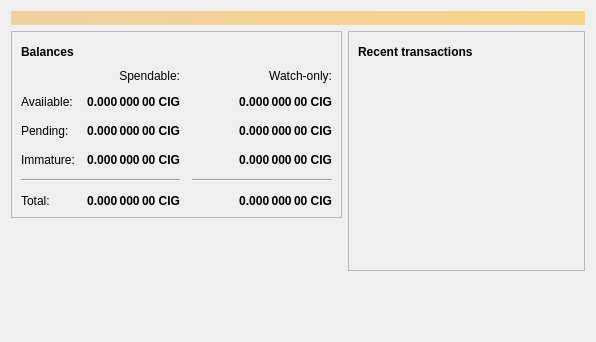
<?xml version="1.0" encoding="UTF-8"?>
<ui version="4.0">
 <class>OverviewPage</class>
 <widget class="QWidget" name="OverviewPage">
  <property name="geometry">
   <rect>
    <x>0</x>
    <y>0</y>
    <width>596</width>
    <height>342</height>
   </rect>
  </property>
  <property name="windowTitle">
   <string>Form</string>
  </property>
  <layout class="QVBoxLayout" name="topLayout">
   <item>
    <widget class="QLabel" name="labelAlerts">
     <property name="visible">
      <bool>false</bool>
     </property>
     <property name="styleSheet">
      <string notr="true">QLabel { background-color: qlineargradient(x1: 0, y1: 0, x2: 1, y2: 0, stop:0 #F0D0A0, stop:1 #F8D488); color:#000000; }</string>
     </property>
     <property name="wordWrap">
      <bool>true</bool>
     </property>
     <property name="margin">
      <number>3</number>
     </property>
     <property name="textInteractionFlags">
      <set>Qt::TextSelectableByMouse</set>
     </property>
    </widget>
   </item>
   <item>
    <layout class="QHBoxLayout" name="horizontalLayout" stretch="1,1">
     <item>
      <layout class="QVBoxLayout" name="verticalLayout_2">
       <item>
        <widget class="QFrame" name="frame">
         <property name="frameShape">
          <enum>QFrame::StyledPanel</enum>
         </property>
         <property name="frameShadow">
          <enum>QFrame::Raised</enum>
         </property>
         <layout class="QVBoxLayout" name="verticalLayout_4">
          <item>
           <layout class="QHBoxLayout" name="horizontalLayout_4">
            <item>
             <widget class="QLabel" name="label_5">
              <property name="font">
               <font>
                <weight>75</weight>
                <bold>true</bold>
               </font>
              </property>
              <property name="text">
               <string>Balances</string>
              </property>
             </widget>
            </item>
            <item>
             <widget class="QPushButton" name="labelWalletStatus">
              <property name="enabled">
               <bool>true</bool>
              </property>
              <property name="maximumSize">
               <size>
                <width>30</width>
                <height>16777215</height>
               </size>
              </property>
              <property name="toolTip">
               <string>The displayed information may be out of date. Your wallet automatically synchronizes with the Carpaticoin network after a connection is established, but this process has not completed yet.</string>
              </property>
              <property name="text">
               <string/>
              </property>
              <property name="icon">
               <iconset resource="../bitcoin.qrc">
                <normaloff>:/icons/warning</normaloff>
                <disabledoff>:/icons/warning</disabledoff>:/icons/warning</iconset>
              </property>
              <property name="iconSize">
               <size>
                <width>24</width>
                <height>24</height>
               </size>
              </property>
              <property name="flat">
               <bool>true</bool>
              </property>
             </widget>
            </item>
            <item>
             <spacer name="horizontalSpacer_3">
              <property name="orientation">
               <enum>Qt::Horizontal</enum>
              </property>
              <property name="sizeHint" stdset="0">
               <size>
                <width>40</width>
                <height>20</height>
               </size>
              </property>
             </spacer>
            </item>
           </layout>
          </item>
          <item>
           <layout class="QGridLayout" name="gridLayout">
            <property name="spacing">
             <number>12</number>
            </property>
            <item row="2" column="2">
             <widget class="QLabel" name="labelWatchPending">
              <property name="font">
               <font>
                <weight>75</weight>
                <bold>true</bold>
               </font>
              </property>
              <property name="cursor">
               <cursorShape>IBeamCursor</cursorShape>
              </property>
              <property name="toolTip">
               <string>Unconfirmed transactions to watch-only addresses</string>
              </property>
              <property name="text">
               <string notr="true">0.000 000 00 CIG</string>
              </property>
              <property name="alignment">
               <set>Qt::AlignRight|Qt::AlignTrailing|Qt::AlignVCenter</set>
              </property>
              <property name="textInteractionFlags">
               <set>Qt::LinksAccessibleByMouse|Qt::TextSelectableByKeyboard|Qt::TextSelectableByMouse</set>
              </property>
             </widget>
            </item>
            <item row="2" column="1">
             <widget class="QLabel" name="labelUnconfirmed">
              <property name="font">
               <font>
                <weight>75</weight>
                <bold>true</bold>
               </font>
              </property>
              <property name="cursor">
               <cursorShape>IBeamCursor</cursorShape>
              </property>
              <property name="toolTip">
               <string>Total of transactions that have yet to be confirmed, and do not yet count toward the spendable balance</string>
              </property>
              <property name="text">
               <string notr="true">0.000 000 00 CIG</string>
              </property>
              <property name="alignment">
               <set>Qt::AlignRight|Qt::AlignTrailing|Qt::AlignVCenter</set>
              </property>
              <property name="textInteractionFlags">
               <set>Qt::LinksAccessibleByMouse|Qt::TextSelectableByKeyboard|Qt::TextSelectableByMouse</set>
              </property>
             </widget>
            </item>
            <item row="3" column="2">
             <widget class="QLabel" name="labelWatchImmature">
              <property name="font">
               <font>
                <weight>75</weight>
                <bold>true</bold>
               </font>
              </property>
              <property name="cursor">
               <cursorShape>IBeamCursor</cursorShape>
              </property>
              <property name="toolTip">
               <string>Mined balance in watch-only addresses that has not yet matured</string>
              </property>
              <property name="text">
               <string notr="true">0.000 000 00 CIG</string>
              </property>
              <property name="alignment">
               <set>Qt::AlignRight|Qt::AlignTrailing|Qt::AlignVCenter</set>
              </property>
              <property name="textInteractionFlags">
               <set>Qt::LinksAccessibleByMouse|Qt::TextSelectableByKeyboard|Qt::TextSelectableByMouse</set>
              </property>
             </widget>
            </item>
            <item row="4" column="0" colspan="2">
             <widget class="Line" name="line">
              <property name="orientation">
               <enum>Qt::Horizontal</enum>
              </property>
             </widget>
            </item>
            <item row="4" column="2">
             <widget class="Line" name="lineWatchBalance">
              <property name="sizePolicy">
               <sizepolicy hsizetype="Preferred" vsizetype="Fixed">
                <horstretch>0</horstretch>
                <verstretch>0</verstretch>
               </sizepolicy>
              </property>
              <property name="minimumSize">
               <size>
                <width>140</width>
                <height>0</height>
               </size>
              </property>
              <property name="orientation">
               <enum>Qt::Horizontal</enum>
              </property>
             </widget>
            </item>
            <item row="5" column="0">
             <widget class="QLabel" name="labelTotalText">
              <property name="text">
               <string>Total:</string>
              </property>
             </widget>
            </item>
            <item row="3" column="1">
             <widget class="QLabel" name="labelImmature">
              <property name="font">
               <font>
                <weight>75</weight>
                <bold>true</bold>
               </font>
              </property>
              <property name="cursor">
               <cursorShape>IBeamCursor</cursorShape>
              </property>
              <property name="toolTip">
               <string>Mined balance that has not yet matured</string>
              </property>
              <property name="text">
               <string notr="true">0.000 000 00 CIG</string>
              </property>
              <property name="alignment">
               <set>Qt::AlignRight|Qt::AlignTrailing|Qt::AlignVCenter</set>
              </property>
              <property name="textInteractionFlags">
               <set>Qt::LinksAccessibleByMouse|Qt::TextSelectableByKeyboard|Qt::TextSelectableByMouse</set>
              </property>
             </widget>
            </item>
            <item row="2" column="3">
             <spacer name="horizontalSpacer_2">
              <property name="orientation">
               <enum>Qt::Horizontal</enum>
              </property>
              <property name="sizeHint" stdset="0">
               <size>
                <width>40</width>
                <height>20</height>
               </size>
              </property>
             </spacer>
            </item>
            <item row="3" column="0">
             <widget class="QLabel" name="labelImmatureText">
              <property name="text">
               <string>Immature:</string>
              </property>
             </widget>
            </item>
            <item row="5" column="1">
             <widget class="QLabel" name="labelTotal">
              <property name="font">
               <font>
                <weight>75</weight>
                <bold>true</bold>
               </font>
              </property>
              <property name="cursor">
               <cursorShape>IBeamCursor</cursorShape>
              </property>
              <property name="toolTip">
               <string>Your current total balance</string>
              </property>
              <property name="text">
               <string notr="true">0.000 000 00 CIG</string>
              </property>
              <property name="alignment">
               <set>Qt::AlignRight|Qt::AlignTrailing|Qt::AlignVCenter</set>
              </property>
              <property name="textInteractionFlags">
               <set>Qt::LinksAccessibleByMouse|Qt::TextSelectableByKeyboard|Qt::TextSelectableByMouse</set>
              </property>
             </widget>
            </item>
            <item row="5" column="2">
             <widget class="QLabel" name="labelWatchTotal">
              <property name="font">
               <font>
                <weight>75</weight>
                <bold>true</bold>
               </font>
              </property>
              <property name="cursor">
               <cursorShape>IBeamCursor</cursorShape>
              </property>
              <property name="toolTip">
               <string>Current total balance in watch-only addresses</string>
              </property>
              <property name="text">
               <string notr="true">0.000 000 00 CIG</string>
              </property>
              <property name="alignment">
               <set>Qt::AlignRight|Qt::AlignTrailing|Qt::AlignVCenter</set>
              </property>
              <property name="textInteractionFlags">
               <set>Qt::LinksAccessibleByMouse|Qt::TextSelectableByKeyboard|Qt::TextSelectableByMouse</set>
              </property>
             </widget>
            </item>
            <item row="0" column="2">
             <widget class="QLabel" name="labelWatchonly">
              <property name="text">
               <string>Watch-only:</string>
              </property>
              <property name="alignment">
               <set>Qt::AlignRight|Qt::AlignTrailing|Qt::AlignVCenter</set>
              </property>
             </widget>
            </item>
            <item row="1" column="0">
             <widget class="QLabel" name="labelBalanceText">
              <property name="text">
               <string>Available:</string>
              </property>
             </widget>
            </item>
            <item row="1" column="1">
             <widget class="QLabel" name="labelBalance">
              <property name="font">
               <font>
                <weight>75</weight>
                <bold>true</bold>
               </font>
              </property>
              <property name="cursor">
               <cursorShape>IBeamCursor</cursorShape>
              </property>
              <property name="toolTip">
               <string>Your current spendable balance</string>
              </property>
              <property name="text">
               <string notr="true">0.000 000 00 CIG</string>
              </property>
              <property name="alignment">
               <set>Qt::AlignRight|Qt::AlignTrailing|Qt::AlignVCenter</set>
              </property>
              <property name="textInteractionFlags">
               <set>Qt::LinksAccessibleByMouse|Qt::TextSelectableByKeyboard|Qt::TextSelectableByMouse</set>
              </property>
             </widget>
            </item>
            <item row="1" column="2">
             <widget class="QLabel" name="labelWatchAvailable">
              <property name="font">
               <font>
                <weight>75</weight>
                <bold>true</bold>
               </font>
              </property>
              <property name="cursor">
               <cursorShape>IBeamCursor</cursorShape>
              </property>
              <property name="toolTip">
               <string>Your current balance in watch-only addresses</string>
              </property>
              <property name="text">
               <string notr="true">0.000 000 00 CIG</string>
              </property>
              <property name="alignment">
               <set>Qt::AlignRight|Qt::AlignTrailing|Qt::AlignVCenter</set>
              </property>
              <property name="textInteractionFlags">
               <set>Qt::LinksAccessibleByMouse|Qt::TextSelectableByKeyboard|Qt::TextSelectableByMouse</set>
              </property>
             </widget>
            </item>
            <item row="2" column="0">
             <widget class="QLabel" name="labelPendingText">
              <property name="text">
               <string>Pending:</string>
              </property>
             </widget>
            </item>
            <item row="0" column="1">
             <widget class="QLabel" name="labelSpendable">
              <property name="text">
               <string>Spendable:</string>
              </property>
              <property name="alignment">
               <set>Qt::AlignRight|Qt::AlignTrailing|Qt::AlignVCenter</set>
              </property>
             </widget>
            </item>
           </layout>
          </item>
         </layout>
        </widget>
       </item>
       <item>
        <spacer name="verticalSpacer">
         <property name="orientation">
          <enum>Qt::Vertical</enum>
         </property>
         <property name="sizeHint" stdset="0">
          <size>
           <width>20</width>
           <height>40</height>
          </size>
         </property>
        </spacer>
       </item>
      </layout>
     </item>
     <item>
      <layout class="QVBoxLayout" name="verticalLayout_3">
       <item>
        <widget class="QFrame" name="frame_2">
         <property name="frameShape">
          <enum>QFrame::StyledPanel</enum>
         </property>
         <property name="frameShadow">
          <enum>QFrame::Raised</enum>
         </property>
         <layout class="QVBoxLayout" name="verticalLayout">
          <item>
           <layout class="QHBoxLayout" name="horizontalLayout_2">
            <item>
             <widget class="QLabel" name="label_4">
              <property name="font">
               <font>
                <weight>75</weight>
                <bold>true</bold>
               </font>
              </property>
              <property name="text">
               <string>Recent transactions</string>
              </property>
             </widget>
            </item>
            <item>
             <widget class="QPushButton" name="labelTransactionsStatus">
              <property name="enabled">
               <bool>true</bool>
              </property>
              <property name="maximumSize">
               <size>
                <width>30</width>
                <height>16777215</height>
               </size>
              </property>
              <property name="toolTip">
               <string>The displayed information may be out of date. Your wallet automatically synchronizes with the Carpaticoin network after a connection is established, but this process has not completed yet.</string>
              </property>
              <property name="text">
               <string/>
              </property>
              <property name="icon">
               <iconset resource="../bitcoin.qrc">
                <normaloff>:/icons/warning</normaloff>
                <disabledoff>:/icons/warning</disabledoff>:/icons/warning</iconset>
              </property>
              <property name="iconSize">
               <size>
                <width>24</width>
                <height>24</height>
               </size>
              </property>
              <property name="flat">
               <bool>true</bool>
              </property>
             </widget>
            </item>
            <item>
             <spacer name="horizontalSpacer">
              <property name="orientation">
               <enum>Qt::Horizontal</enum>
              </property>
              <property name="sizeHint" stdset="0">
               <size>
                <width>40</width>
                <height>20</height>
               </size>
              </property>
             </spacer>
            </item>
           </layout>
          </item>
          <item>
           <widget class="QListView" name="listTransactions">
            <property name="styleSheet">
             <string notr="true">QListView { background: transparent; }</string>
            </property>
            <property name="frameShape">
             <enum>QFrame::NoFrame</enum>
            </property>
            <property name="verticalScrollBarPolicy">
             <enum>Qt::ScrollBarAlwaysOff</enum>
            </property>
            <property name="horizontalScrollBarPolicy">
             <enum>Qt::ScrollBarAlwaysOff</enum>
            </property>
            <property name="selectionMode">
             <enum>QAbstractItemView::NoSelection</enum>
            </property>
           </widget>
          </item>
         </layout>
        </widget>
       </item>
       <item>
        <spacer name="verticalSpacer_2">
         <property name="orientation">
          <enum>Qt::Vertical</enum>
         </property>
         <property name="sizeHint" stdset="0">
          <size>
           <width>20</width>
           <height>40</height>
          </size>
         </property>
        </spacer>
       </item>
      </layout>
     </item>
    </layout>
   </item>
  </layout>
 </widget>
 <resources/>
 <connections/>
</ui>
